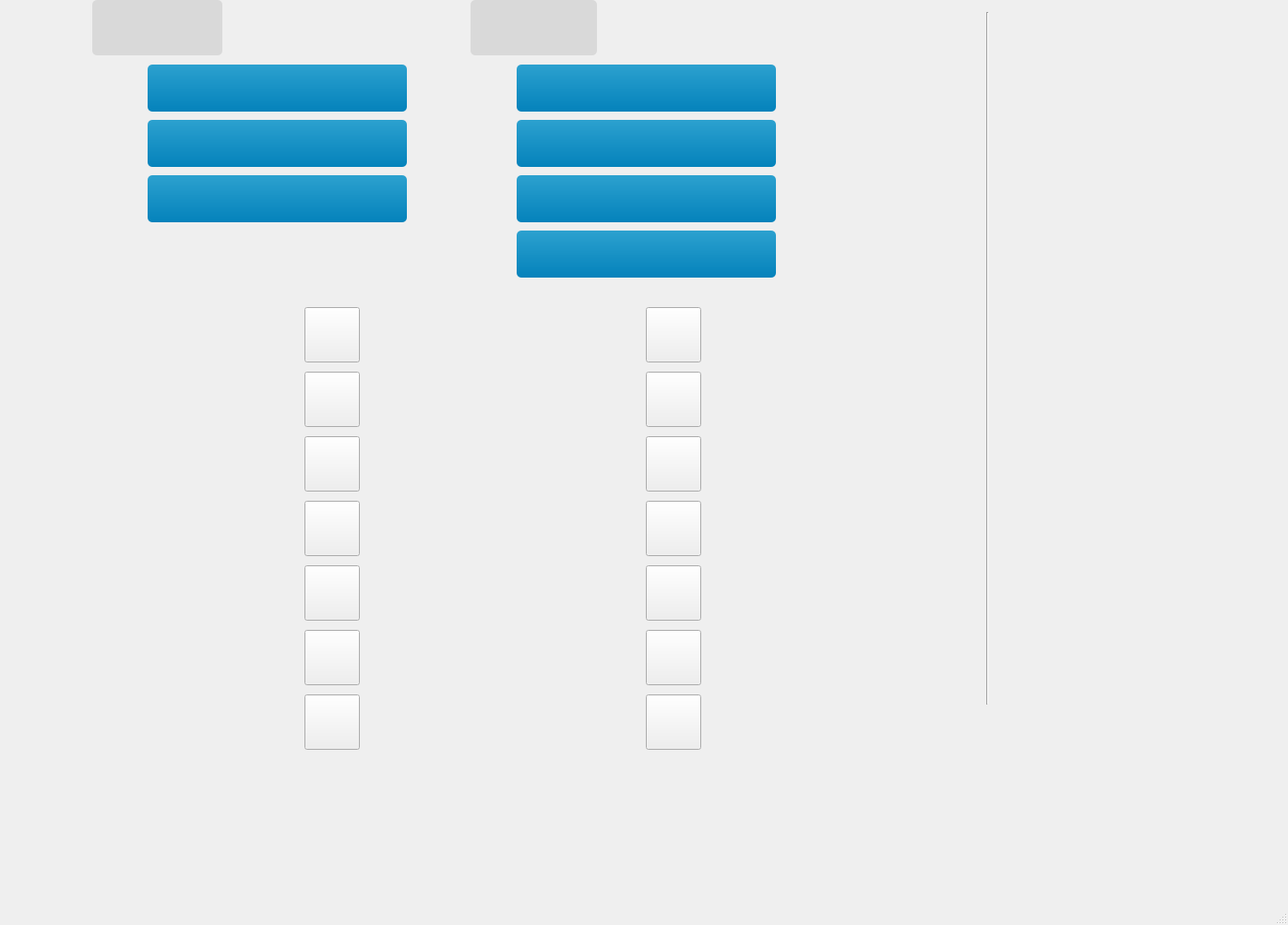
<?xml version="1.0" encoding="UTF-8"?>
<ui version="4.0">
 <class>MainWindow</class>
 <widget class="QMainWindow" name="MainWindow">
  <property name="geometry">
   <rect>
    <x>0</x>
    <y>0</y>
    <width>1396</width>
    <height>1003</height>
   </rect>
  </property>
  <property name="windowTitle">
   <string>MainWindow</string>
  </property>
  <widget class="QWidget" name="centralwidget">
   <widget class="Line" name="line">
    <property name="geometry">
     <rect>
      <x>1060</x>
      <y>13</y>
      <width>20</width>
      <height>751</height>
     </rect>
    </property>
    <property name="minimumSize">
     <size>
      <width>10</width>
      <height>0</height>
     </size>
    </property>
    <property name="orientation">
     <enum>Qt::Vertical</enum>
    </property>
   </widget>
   <widget class="QWidget" name="layoutWidget">
    <property name="geometry">
     <rect>
      <x>40</x>
      <y>320</y>
      <width>1011</width>
      <height>511</height>
     </rect>
    </property>
    <layout class="QVBoxLayout" name="verticalLayout_4">
     <property name="spacing">
      <number>6</number>
     </property>
     <property name="leftMargin">
      <number>0</number>
     </property>
     <property name="topMargin">
      <number>9</number>
     </property>
     <property name="bottomMargin">
      <number>9</number>
     </property>
     <item>
      <layout class="QHBoxLayout" name="horizontalLayout">
       <property name="spacing">
        <number>20</number>
       </property>
       <item>
        <widget class="QPushButton" name="pushButton">
         <property name="minimumSize">
          <size>
           <width>60</width>
           <height>60</height>
          </size>
         </property>
         <property name="maximumSize">
          <size>
           <width>60</width>
           <height>60</height>
          </size>
         </property>
         <property name="text">
          <string/>
         </property>
        </widget>
       </item>
       <item>
        <widget class="QPushButton" name="pushButton_2">
         <property name="minimumSize">
          <size>
           <width>60</width>
           <height>60</height>
          </size>
         </property>
         <property name="maximumSize">
          <size>
           <width>60</width>
           <height>60</height>
          </size>
         </property>
         <property name="text">
          <string/>
         </property>
        </widget>
       </item>
      </layout>
     </item>
     <item>
      <layout class="QHBoxLayout" name="horizontalLayout_2">
       <property name="spacing">
        <number>20</number>
       </property>
       <item>
        <widget class="QPushButton" name="pushButton_3">
         <property name="minimumSize">
          <size>
           <width>60</width>
           <height>60</height>
          </size>
         </property>
         <property name="maximumSize">
          <size>
           <width>60</width>
           <height>60</height>
          </size>
         </property>
         <property name="text">
          <string/>
         </property>
        </widget>
       </item>
       <item>
        <widget class="QPushButton" name="pushButton_4">
         <property name="minimumSize">
          <size>
           <width>60</width>
           <height>60</height>
          </size>
         </property>
         <property name="maximumSize">
          <size>
           <width>60</width>
           <height>60</height>
          </size>
         </property>
         <property name="text">
          <string/>
         </property>
        </widget>
       </item>
      </layout>
     </item>
     <item>
      <layout class="QHBoxLayout" name="horizontalLayout_4">
       <property name="spacing">
        <number>20</number>
       </property>
       <item>
        <widget class="QPushButton" name="pushButton_5">
         <property name="minimumSize">
          <size>
           <width>60</width>
           <height>60</height>
          </size>
         </property>
         <property name="maximumSize">
          <size>
           <width>60</width>
           <height>60</height>
          </size>
         </property>
         <property name="text">
          <string/>
         </property>
        </widget>
       </item>
       <item>
        <widget class="QPushButton" name="pushButton_6">
         <property name="minimumSize">
          <size>
           <width>60</width>
           <height>60</height>
          </size>
         </property>
         <property name="maximumSize">
          <size>
           <width>60</width>
           <height>60</height>
          </size>
         </property>
         <property name="text">
          <string/>
         </property>
        </widget>
       </item>
      </layout>
     </item>
     <item>
      <layout class="QHBoxLayout" name="horizontalLayout_5">
       <property name="spacing">
        <number>20</number>
       </property>
       <item>
        <widget class="QPushButton" name="pushButton_7">
         <property name="minimumSize">
          <size>
           <width>60</width>
           <height>60</height>
          </size>
         </property>
         <property name="maximumSize">
          <size>
           <width>60</width>
           <height>60</height>
          </size>
         </property>
         <property name="text">
          <string/>
         </property>
        </widget>
       </item>
       <item>
        <widget class="QPushButton" name="pushButton_8">
         <property name="minimumSize">
          <size>
           <width>60</width>
           <height>60</height>
          </size>
         </property>
         <property name="maximumSize">
          <size>
           <width>60</width>
           <height>60</height>
          </size>
         </property>
         <property name="text">
          <string/>
         </property>
        </widget>
       </item>
      </layout>
     </item>
     <item>
      <layout class="QHBoxLayout" name="horizontalLayout_6">
       <property name="spacing">
        <number>20</number>
       </property>
       <item>
        <widget class="QPushButton" name="pushButton_9">
         <property name="minimumSize">
          <size>
           <width>60</width>
           <height>60</height>
          </size>
         </property>
         <property name="maximumSize">
          <size>
           <width>60</width>
           <height>60</height>
          </size>
         </property>
         <property name="text">
          <string/>
         </property>
        </widget>
       </item>
       <item>
        <widget class="QPushButton" name="pushButton_10">
         <property name="minimumSize">
          <size>
           <width>60</width>
           <height>60</height>
          </size>
         </property>
         <property name="maximumSize">
          <size>
           <width>60</width>
           <height>60</height>
          </size>
         </property>
         <property name="text">
          <string/>
         </property>
        </widget>
       </item>
      </layout>
     </item>
     <item>
      <layout class="QHBoxLayout" name="horizontalLayout_7">
       <property name="spacing">
        <number>20</number>
       </property>
       <item>
        <widget class="QPushButton" name="pushButton_11">
         <property name="minimumSize">
          <size>
           <width>60</width>
           <height>60</height>
          </size>
         </property>
         <property name="maximumSize">
          <size>
           <width>60</width>
           <height>60</height>
          </size>
         </property>
         <property name="text">
          <string/>
         </property>
        </widget>
       </item>
       <item>
        <widget class="QPushButton" name="pushButton_12">
         <property name="minimumSize">
          <size>
           <width>60</width>
           <height>60</height>
          </size>
         </property>
         <property name="maximumSize">
          <size>
           <width>60</width>
           <height>60</height>
          </size>
         </property>
         <property name="text">
          <string/>
         </property>
        </widget>
       </item>
      </layout>
     </item>
     <item>
      <layout class="QHBoxLayout" name="horizontalLayout_8">
       <property name="spacing">
        <number>20</number>
       </property>
       <item>
        <widget class="QPushButton" name="pushButton_13">
         <property name="minimumSize">
          <size>
           <width>60</width>
           <height>60</height>
          </size>
         </property>
         <property name="maximumSize">
          <size>
           <width>60</width>
           <height>60</height>
          </size>
         </property>
         <property name="text">
          <string/>
         </property>
        </widget>
       </item>
       <item>
        <widget class="QPushButton" name="pushButton_14">
         <property name="minimumSize">
          <size>
           <width>60</width>
           <height>60</height>
          </size>
         </property>
         <property name="maximumSize">
          <size>
           <width>60</width>
           <height>60</height>
          </size>
         </property>
         <property name="text">
          <string/>
         </property>
        </widget>
       </item>
      </layout>
     </item>
    </layout>
   </widget>
   <widget class="QLabel" name="label_8">
    <property name="geometry">
     <rect>
      <x>100</x>
      <y>0</y>
      <width>141</width>
      <height>60</height>
     </rect>
    </property>
    <property name="maximumSize">
     <size>
      <width>200</width>
      <height>16777215</height>
     </size>
    </property>
    <property name="styleSheet">
     <string notr="true">background-color:#d9d9d9;
border-radius: 5px;
font-size: 18pt; 
font-weight:40; 
color: #7c7c7c;</string>
    </property>
    <property name="text">
     <string/>
    </property>
    <property name="alignment">
     <set>Qt::AlignCenter</set>
    </property>
    <property name="margin">
     <number>6</number>
    </property>
   </widget>
   <widget class="QLabel" name="label_11">
    <property name="geometry">
     <rect>
      <x>160</x>
      <y>70</y>
      <width>281</width>
      <height>51</height>
     </rect>
    </property>
    <property name="minimumSize">
     <size>
      <width>150</width>
      <height>0</height>
     </size>
    </property>
    <property name="maximumSize">
     <size>
      <width>16777215</width>
      <height>60</height>
     </size>
    </property>
    <property name="styleSheet">
     <string notr="true">background-color:qlineargradient(x1: 0, y1: 0, x2: 0, y2: 1, stop: 0 #2ca1cf, stop: 1 #0482bb);
border: 2px #616763;
border-radius: 5px;
font-size: 16pt; 
font-weight:40; 
color: #000000;</string>
    </property>
    <property name="text">
     <string/>
    </property>
    <property name="scaledContents">
     <bool>true</bool>
    </property>
    <property name="alignment">
     <set>Qt::AlignCenter</set>
    </property>
   </widget>
   <widget class="QLabel" name="label_12">
    <property name="geometry">
     <rect>
      <x>160</x>
      <y>130</y>
      <width>281</width>
      <height>51</height>
     </rect>
    </property>
    <property name="minimumSize">
     <size>
      <width>150</width>
      <height>0</height>
     </size>
    </property>
    <property name="maximumSize">
     <size>
      <width>16777215</width>
      <height>60</height>
     </size>
    </property>
    <property name="styleSheet">
     <string notr="true">background-color:qlineargradient(x1: 0, y1: 0, x2: 0, y2: 1, stop: 0 #2ca1cf, stop: 1 #0482bb);
border: 2px #616763;
border-radius: 5px;
font-size: 16pt; 
font-weight:40; 
color: #000000;</string>
    </property>
    <property name="text">
     <string/>
    </property>
    <property name="scaledContents">
     <bool>true</bool>
    </property>
    <property name="alignment">
     <set>Qt::AlignCenter</set>
    </property>
   </widget>
   <widget class="QLabel" name="label_13">
    <property name="geometry">
     <rect>
      <x>160</x>
      <y>190</y>
      <width>281</width>
      <height>51</height>
     </rect>
    </property>
    <property name="minimumSize">
     <size>
      <width>150</width>
      <height>0</height>
     </size>
    </property>
    <property name="maximumSize">
     <size>
      <width>16777215</width>
      <height>60</height>
     </size>
    </property>
    <property name="styleSheet">
     <string notr="true">background-color:qlineargradient(x1: 0, y1: 0, x2: 0, y2: 1, stop: 0 #2ca1cf, stop: 1 #0482bb);
border: 2px #616763;
border-radius: 5px;
font-size: 16pt; 
font-weight:40; 
color: #000000;</string>
    </property>
    <property name="text">
     <string/>
    </property>
    <property name="scaledContents">
     <bool>true</bool>
    </property>
    <property name="alignment">
     <set>Qt::AlignCenter</set>
    </property>
   </widget>
   <widget class="QLabel" name="label_9">
    <property name="geometry">
     <rect>
      <x>510</x>
      <y>0</y>
      <width>137</width>
      <height>60</height>
     </rect>
    </property>
    <property name="maximumSize">
     <size>
      <width>200</width>
      <height>16777215</height>
     </size>
    </property>
    <property name="styleSheet">
     <string notr="true">background-color:#d9d9d9;
border-radius: 5px;
font-size: 18pt; 
font-weight:40; 
color: #7c7c7c;</string>
    </property>
    <property name="text">
     <string/>
    </property>
    <property name="alignment">
     <set>Qt::AlignCenter</set>
    </property>
    <property name="margin">
     <number>6</number>
    </property>
   </widget>
   <widget class="QLabel" name="label_14">
    <property name="geometry">
     <rect>
      <x>560</x>
      <y>130</y>
      <width>281</width>
      <height>51</height>
     </rect>
    </property>
    <property name="minimumSize">
     <size>
      <width>150</width>
      <height>0</height>
     </size>
    </property>
    <property name="maximumSize">
     <size>
      <width>16777215</width>
      <height>60</height>
     </size>
    </property>
    <property name="styleSheet">
     <string notr="true">background-color:qlineargradient(x1: 0, y1: 0, x2: 0, y2: 1, stop: 0 #2ca1cf, stop: 1 #0482bb);
border: 2px #616763;
border-radius: 5px;
font-size: 16pt; 
font-weight:40; 
color: #000000;</string>
    </property>
    <property name="text">
     <string/>
    </property>
    <property name="scaledContents">
     <bool>true</bool>
    </property>
    <property name="alignment">
     <set>Qt::AlignCenter</set>
    </property>
   </widget>
   <widget class="QLabel" name="label_15">
    <property name="geometry">
     <rect>
      <x>560</x>
      <y>70</y>
      <width>281</width>
      <height>51</height>
     </rect>
    </property>
    <property name="minimumSize">
     <size>
      <width>150</width>
      <height>0</height>
     </size>
    </property>
    <property name="maximumSize">
     <size>
      <width>16777215</width>
      <height>60</height>
     </size>
    </property>
    <property name="styleSheet">
     <string notr="true">background-color:qlineargradient(x1: 0, y1: 0, x2: 0, y2: 1, stop: 0 #2ca1cf, stop: 1 #0482bb);
border: 2px #616763;
border-radius: 5px;
font-size: 16pt; 
font-weight:40; 
color: #000000;</string>
    </property>
    <property name="text">
     <string/>
    </property>
    <property name="scaledContents">
     <bool>true</bool>
    </property>
    <property name="alignment">
     <set>Qt::AlignCenter</set>
    </property>
   </widget>
   <widget class="QLabel" name="label_16">
    <property name="geometry">
     <rect>
      <x>560</x>
      <y>190</y>
      <width>281</width>
      <height>51</height>
     </rect>
    </property>
    <property name="minimumSize">
     <size>
      <width>150</width>
      <height>0</height>
     </size>
    </property>
    <property name="maximumSize">
     <size>
      <width>16777215</width>
      <height>60</height>
     </size>
    </property>
    <property name="styleSheet">
     <string notr="true">background-color:qlineargradient(x1: 0, y1: 0, x2: 0, y2: 1, stop: 0 #2ca1cf, stop: 1 #0482bb);
border: 2px #616763;
border-radius: 5px;
font-size: 16pt; 
font-weight:40; 
color: #000000;</string>
    </property>
    <property name="text">
     <string/>
    </property>
    <property name="scaledContents">
     <bool>true</bool>
    </property>
    <property name="alignment">
     <set>Qt::AlignCenter</set>
    </property>
   </widget>
   <widget class="QLabel" name="label_17">
    <property name="geometry">
     <rect>
      <x>560</x>
      <y>250</y>
      <width>281</width>
      <height>51</height>
     </rect>
    </property>
    <property name="minimumSize">
     <size>
      <width>150</width>
      <height>0</height>
     </size>
    </property>
    <property name="maximumSize">
     <size>
      <width>16777215</width>
      <height>60</height>
     </size>
    </property>
    <property name="styleSheet">
     <string notr="true">background-color:qlineargradient(x1: 0, y1: 0, x2: 0, y2: 1, stop: 0 #2ca1cf, stop: 1 #0482bb);
border: 2px #616763;
border-radius: 5px;
font-size: 16pt; 
font-weight:40; 
color: #000000;</string>
    </property>
    <property name="text">
     <string/>
    </property>
    <property name="scaledContents">
     <bool>true</bool>
    </property>
    <property name="alignment">
     <set>Qt::AlignCenter</set>
    </property>
   </widget>
  </widget>
  <widget class="QMenuBar" name="menubar">
   <property name="geometry">
    <rect>
     <x>0</x>
     <y>0</y>
     <width>1396</width>
     <height>25</height>
    </rect>
   </property>
  </widget>
  <widget class="QStatusBar" name="statusbar"/>
 </widget>
 <resources/>
 <connections/>
</ui>
